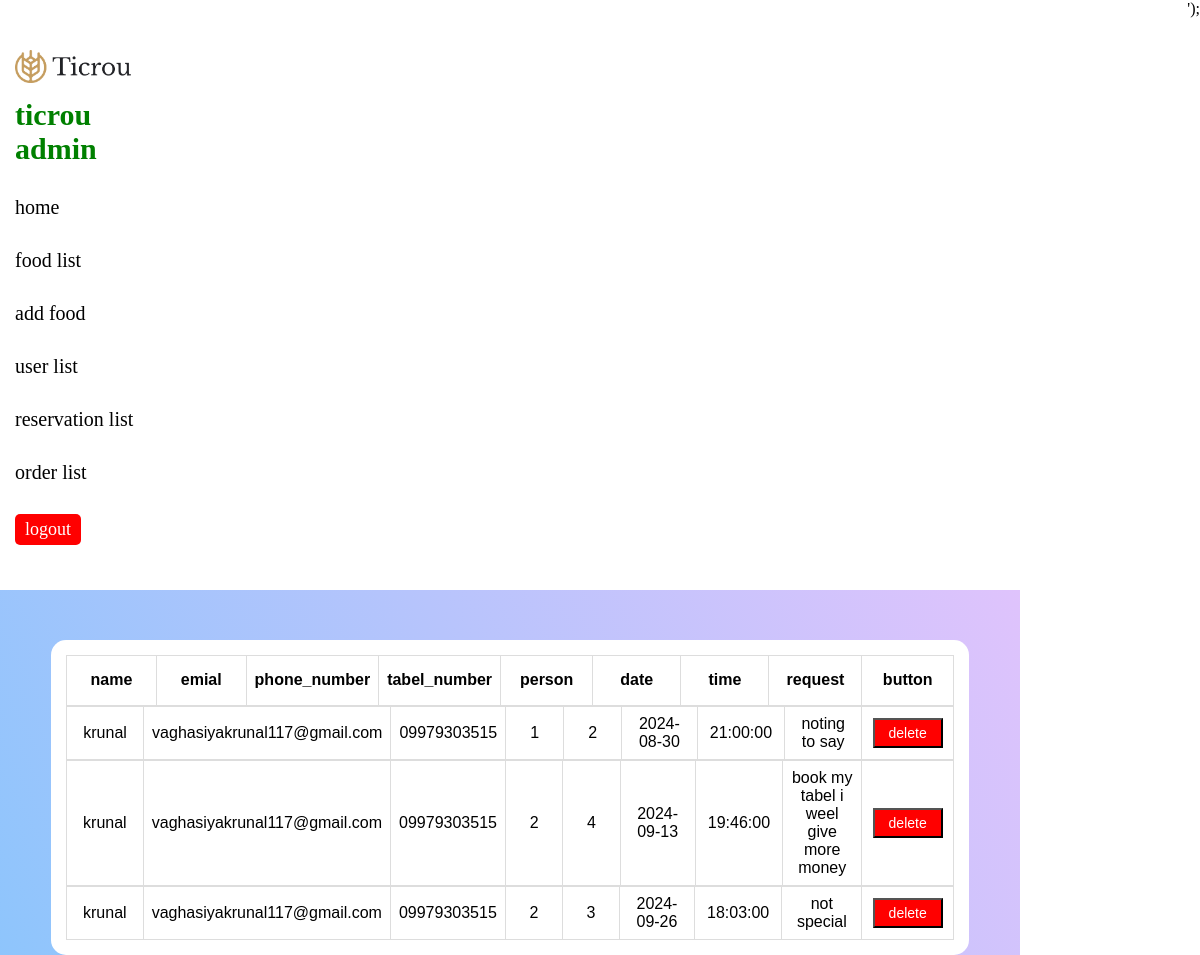
The app's page /reservationlist.php with its own data.
### tables this page shows
CREATE TABLE `reservation` (
  `id` int(11) NOT NULL,
  `name` varchar(100) NOT NULL,
  `email` varchar(100) NOT NULL,
  `mobilenumber` varchar(20) NOT NULL,
  `tabelnumber` int(11) NOT NULL,
  `person` int(11) NOT NULL,
  `bookingdate` date NOT NULL,
  `bookingtime` time NOT NULL,
  `request` text NOT NULL
);

### reservationlist.php (the view, shortened to what this page needs)
<?php
include "conn.php";
?>
<!DOCTYPE html>
<html lang="en">
<head>
  <link rel="stylesheet" href="./asset/scss/ticrou.css">
</head>
<body class="flex">
  <?php readfile("admin.php"); ?>
  <section class="booking-list-section">
    <div class="container">
      <div class="row ">
        <div class="messagebox" style="background-color: white; padding: 15px;">
        </div>
        <div class="content flex">
          <div class="main-cart">
            <table>
              <tr>
                          <th>
                            <p>name</p>
                          </th>
                          <th>
                            <p>emial</p>
                          </th>
                          <th>
                            <p>phone_number</p>
                          </th>
                          <th>
                            <p>tabel_number</p>
                          </th>
                          <th>
                            <p>person</p>
                          </th>
                          <th>
                            <p>date</p>
                          </th>
                          <th>
                            <p>time</p>
                          </th>
                          <th>
                            <p>request</p>
                          </th>
                          <th>
                            <p>button</p>
                          </th>
                        </tr>
            </table>
            <?php
            $sql = "SELECT * FROM reservation";
            $result = $conn->query($sql);
            if ($result->num_rows > 0) {
              while ($row = $result->fetch_assoc()) {
            ?>
                      <table>
                        <tr>
                          <td>
                            <p><?php echo $row['name'] ?></p>
                          </td>
                          <td>
                            <p><?php echo $row['email'] ?></p>
                          </td>
                          <td>
                            <p><?php echo $row['mobilenumber'] ?></p>
                          </td>
                          <td>
                            <p><?php echo $row['tabelnumber'] ?></p>
                          </td>
                          <td>
                            <p><?php echo $row['person'] ?></p>
                          </td>
                          <td>
                            <p><?php echo $row['bookingdate'] ?></p>
                          </td>
                          <td>
                            <p><?php echo $row['bookingtime'] ?></p>
                          </td>
                          <td class="request">
                            <p><?php echo $row['request'] ?></p>
                          </td>
                          <td>
                            <form action="" method="post">
                              <input type="submit" value="delete" name="deletereservation">
                            </form>
                          </td>
                        </tr>
                      </table>
            <?php
              }
            }
            ?>
          </div>
        </div>
      </div>
    </div>
  </section>
</body>
</html>

### asset/scss/ticrou.css (style rules this page uses)
* { margin: 0px; padding: 0px; box-sizing: border-box; list-style: none; text-decoration: none; }
table { font-family: arial, sans-serif; border-collapse: collapse; width: 100%; }
td, th { border: 1px solid #dddddd; text-align: center; padding: 8px; overflow: hidden; height: 50px; }
.container { max-width: 1230px; margin: 0 auto; }
.flex { display: flex; justify-content: space-between; flex-wrap: wrap; }
input, button { cursor: pointer; }
.admin-header { width: 15%; height: 100%; z-index: 99; background-color: white; position: sticky; top: 0px; }
.admin-header .container .row .heading { padding-top: 50px; padding-left: 15px; }
.admin-header .container .row .heading .logo { width: 70%; }
.admin-header .container .row .heading .logo img { display: block; width: 100%; }
.admin-header .container .row .heading h2 { padding: 15px 0px; font-size: 30px; color: green; }
.admin-header .container .row .menu ul li { padding: 15px; }
.admin-header .container .row .menu ul li a { color: black; font-size: 20px; }
.booking-list-section { width: 85%; background-color: #8EC5FC; background-image: linear-gradient(62deg, #8EC5FC 0%, #E0C3FC 100%); }
.booking-list-section .container .row .content { justify-content: center; align-items: center; padding-top: 50px; }
.booking-list-section .container .row .content .main-cart { width: 90%; padding: 15px; background-color: white; border-radius: 15px; }
.booking-list-section .container .row .content .main-cart table tr th { width: 11% !important; }
.booking-list-section .container .row .content .main-cart table tr td { width: 11% !important; }
.booking-list-section .container .row .content .main-cart table tr td form { width: 100%; }
.booking-list-section .container .row .content .main-cart table tr td form input { font-size: 14px; width: 70px; color: white; padding: 5px; background-color: red; }

### records on screen
reservation: name "krunal", email "vaghasiyakrunal117@gmail.com", mobilenumber "09979303515", tabelnumber "1", person "2", bookingdate "2024-08-30", bookingtime "21:00:00", request "noting to say"
reservation: name "krunal", email "vaghasiyakrunal117@gmail.com", mobilenumber "09979303515", tabelnumber "2", person "4", bookingdate "2024-09-13", bookingtime "19:46:00", request "book my tabel i weel give more money"
reservation: name "krunal", email "vaghasiyakrunal117@gmail.com", mobilenumber "09979303515", tabelnumber "2", person "3", bookingdate "2024-09-26", bookingtime "18:03:00", request "not special"
